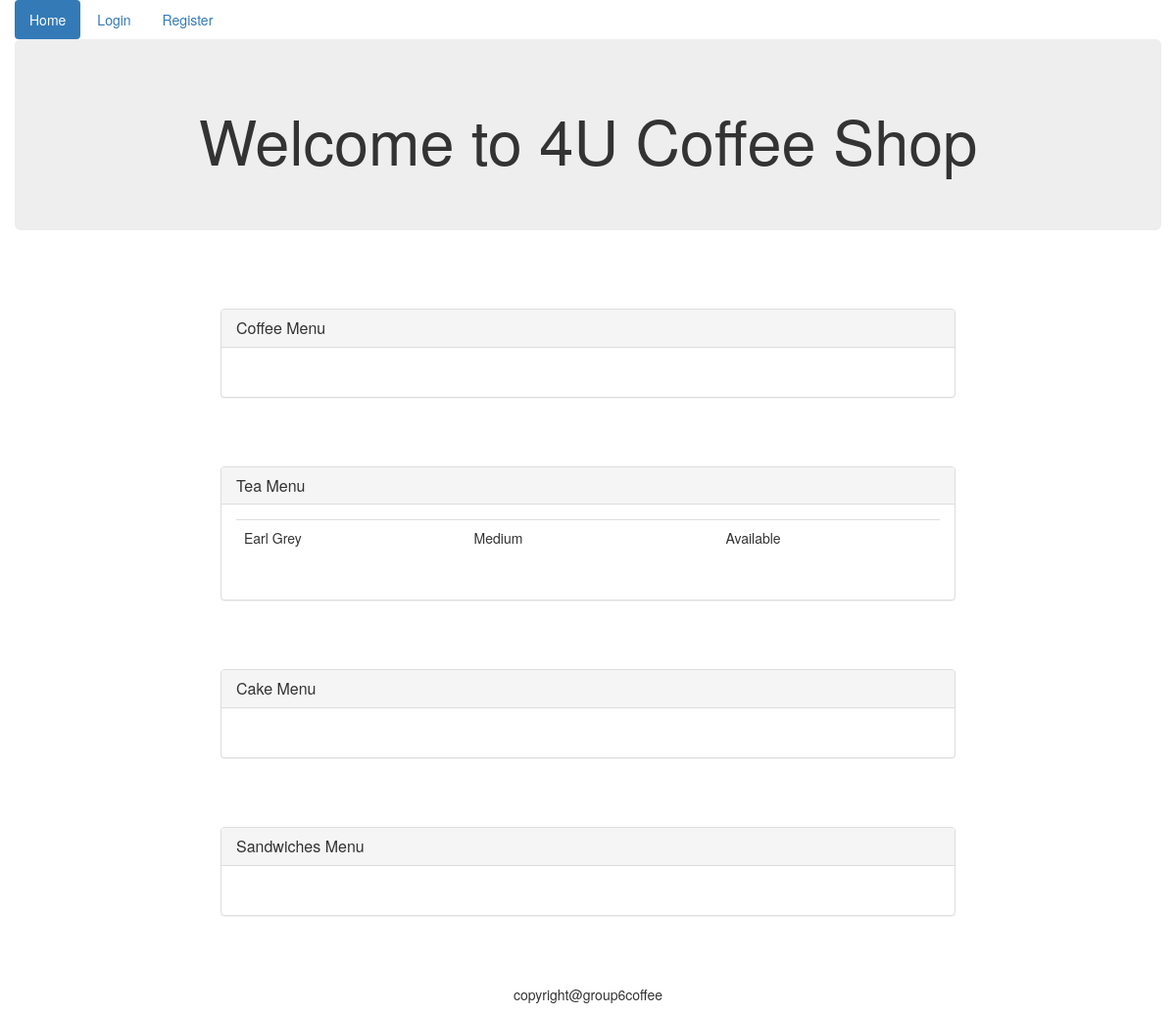
The app's page /group6coffee/index, older data.
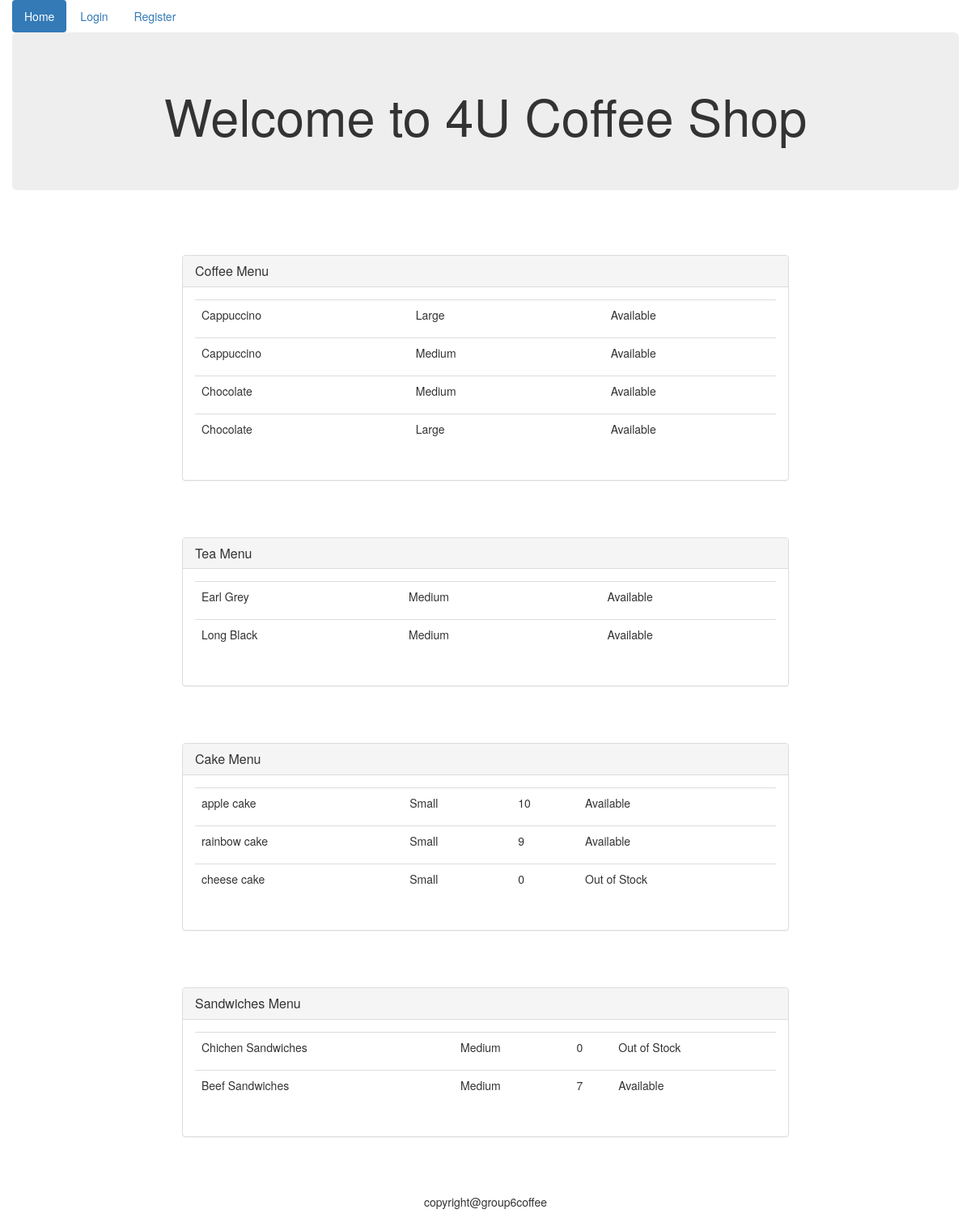
The same page, newer data.
### coffee/models.py (models this page shows, shortened)
class Product(models.Model):
    size_choice = (
        ("Small", "Small"),
        ("Medium", "Medium"),
        ("Large", "Large"))
    type = (
        ("Coffee", "Coffee"),
        ("Tea", "Tea"),
        ("Cake", "Cake"),
        ("Sandwiches", "Sandwiches")
    )
    product_id = models.AutoField(primary_key=True)
    product_name = models.CharField(max_length=255)
    product_price = models.DecimalField(max_digits=4, decimal_places=2)
    product_state = models.BooleanField(default=True)
    product_size = models.CharField(max_length=255,  choices=size_choice)
    product_type = models.CharField(max_length=255, choices=type, default="Coffee")
    product_quantity = models.IntegerField(default=0)

### group6coffee/views.py (the view)
# urls.py: path('index', coffee.views.get_index_page),
def index(request):
    allproducts = Product.objects.all()
    if request.user.is_authenticated:
        return render(request, 'home_login.html',{'allproducts': allproducts,'user_name':request.user})
    return render(request, 'home.html',{'allproducts': allproducts})

### group6coffee/templates/home.html (shortened to what the changed rows need)
<!DOCTYPE html>
<html lang="en">
<head>
    <link rel="stylesheet" href="https://cdn.jsdelivr.net/npm/bootstrap@3.3.7/dist/css/bootstrap.min.css"
>
</head>
<body>
    <div class="container">
        <div class="row">
            <div class="jumbotron">
                <h1 style="text-align: center">Welcome to 4U Coffee Shop</h1>
            </div>
        </div>
    </div>
    <div class="container">
        <div class="row">
            <div class="col-md-8 col-md-offset-2">
                <div class="panel panel-default" style="margin-top: 50px">
              <div class="panel-heading">
                <h3 class="panel-title">Coffee Menu</h3>
              </div>
              <div class="panel-body">
                <table class="table">
                    {% for item in allproducts %}
                        {% if item.product_type == 'Coffee' %}
                        <tr>
                            <td>
                                <p>{{ item.product_name }}</p>
                            </td>
                            <td>
                                <p>{{ item.product_size }}</p>
                            </td>
                            <td>
                            </td>
                            <td>
                                    {% if item.product_state %}
                                        <p>Available</p>
                                    {% else %}
                                        <p>Out of Stock</p>
                                    {% endif %}
                            </td>
                        </tr>
                        {% endif %}
                    {% endfor %}
                </table>
              </div>
            </div>
            </div>
            <div class="col-md-8 col-md-offset-2">
                <div class="panel panel-default" style="margin-top: 50px">
              <div class="panel-body">
                <table class="table">
                    {% for item in allproducts %}
                        {% if item.product_type == 'Tea' %}
                        <tr>
                            <td>
                                <p>{{ item.product_name }}</p>
                            </td>
                            <td>
                                <p>{{ item.product_size }}</p>
                            </td>
                            <td>
                            </td>
                            <td>
                                    {% if item.product_state %}
                                        <p>Available</p>
                                    {% else %}
                                        <p>Out of Stock</p>
                                    {% endif %}
                            </td>
                        </tr>
                        {% endif %}
                    {% endfor %}
                </table>
              </div>
            </div>
            </div>
            <div class="col-md-8 col-md-offset-2">
                <div class="panel panel-default" style="margin-top: 50px">
              <div class="panel-heading">
                <h3 class="panel-title">Cake Menu</h3>
              </div>
              <div class="panel-body">
                <table class="table">
                    {% for item in allproducts %}
                        {% if item.product_type == 'Cake' %}
                        <tr>
                            <td>
                                <p>{{ item.product_name }}</p>
                            </td>
                            <td>
                                <p>{{ item.product_size }}</p>
                            </td>
                            <td>
                                <p>{{ item.product_quantity }}</p>
                            </td>
                            <td>
                                    {% if item.product_quantity != 0 %}
                                        <p>Available</p>
                                    {% else %}
                                        <p>Out of Stock</p>
                                    {% endif %}
                            </td>
                        </tr>
                        {% endif %}
                    {% endfor %}
                </table>
              </div>
            </div>
            </div>
            <div class="col-md-8 col-md-offset-2">
                <div class="panel panel-default" style="margin-top: 50px">
              <div class="panel-heading">
                <h3 class="panel-title">Sandwiches Menu</h3>
              </div>
              <div class="panel-body">
                <table class="table">
                    {% for item in allproducts %}
                        {% if item.product_type == 'Sandwiches' %}
                        <tr>
                            <td>
                                <p>{{ item.product_name }}</p>
                            </td>
                            <td>
                                <p>{{ item.product_size }}</p>
                            </td>
                            <td>
                                <p>{{ item.product_quantity }}</p>
                            </td>
                            <td>
                                    {% if item.product_quantity != 0 %}
                                        <p>Available</p>
                                    {% else %}
                                        <p>Out of Stock</p>
                                    {% endif %}
                            </td>
                        </tr>
                        {% endif %}
                    {% endfor %}
                </table>
              </div>
            </div>
            </div>
        </div>
    </div>
</body>
</html>

Row changes from the older to the newer data that the page shows:
added Product: product_name "Cappuccino", product_size "Large", product_state "Available", shown under "Coffee Menu"
added Product: product_name "Cappuccino", product_size "Medium", product_state "Available", shown under "Coffee Menu"
added Product: product_name "Chocolate", product_size "Medium", product_state "Available", shown under "Coffee Menu"
added Product: product_name "Chocolate", product_size "Large", product_state "Available", shown under "Coffee Menu"
added Product: product_name "Long Black", product_size "Medium", product_state "Available", shown under "Tea Menu"
added Product: product_name "apple cake", product_size "Small", product_quantity "10", shows "Available", shown under "Cake Menu"
added Product: product_name "rainbow cake", product_size "Small", product_quantity "9", shows "Available", shown under "Cake Menu"
added Product: product_name "cheese cake", product_size "Small", product_quantity "0", shows "Out of Stock", shown under "Cake Menu"
added Product: product_name "Chichen Sandwiches", product_size "Medium", product_quantity "0", shows "Out of Stock", shown under "Sandwiches Menu"
added Product: product_name "Beef Sandwiches", product_size "Medium", product_quantity "7", shows "Available", shown under "Sandwiches Menu"
